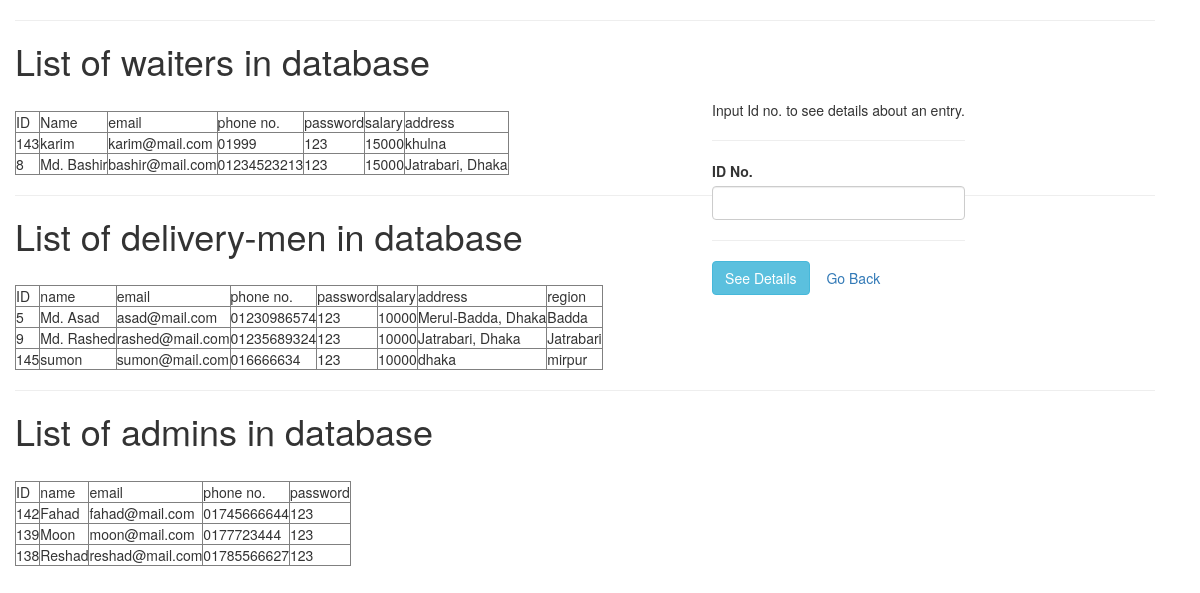
Page /employee_list.php (signed in) on the committed database.
### tables this page shows
CREATE TABLE `waiter` (
  `name` varchar(100) NOT NULL,
  `email` varchar(100) NOT NULL,
  `phonenumber` varchar(30) NOT NULL,
  `salary` decimal(10,0) NOT NULL,
  `address` varchar(500) NOT NULL
);

CREATE TABLE `users` (
  `id` int(11) NOT NULL,
  `name` varchar(100) NOT NULL,
  `email` varchar(100) NOT NULL,
  `password` varchar(50) NOT NULL,
  `user_type` varchar(30) NOT NULL
);

CREATE TABLE `deliman` (
  `name` varchar(100) NOT NULL,
  `email` varchar(100) NOT NULL,
  `phonenumber` varchar(30) NOT NULL,
  `salary` decimal(10,0) NOT NULL,
  `address` varchar(500) NOT NULL,
  `region` varchar(100) NOT NULL
);

### employee_list.php (the view, shortened to what this page needs)
<?php
  include("connect.php");
?>
<!DOCTYPE html>
<html>
<head>
	<link rel="stylesheet" type="text/css" href="http://localhost/projects/rms/tools/css/bootstrap.css">
</head>
<body>
	<div class="container" style="position: fixed;">
		 <hr class="mb-6">
		 <h1>List of waiters in database</h1>
		<?php
			$query = "SELECT id, name, email, phonenumber, password, salary, address FROM users NATURAL JOIN waiter ORDER BY name ASC";
			$result = mysqli_query($conn, $query);
			echo "<br>";
			echo "<table border='1'>";
			echo "<td>ID</td> <td>Name</td> <td>email</td> <td>phone no.</td> <td>password</td> <td>salary</td> <td>address</td>";
			while ($row = mysqli_fetch_assoc($result)) {
					echo "<tr>";
				foreach ($row as $field => $value) {
					echo "<td>" . $value . "</td>";
				}
				echo "</tr>";
			}
			echo "</table>";
			 ?>
		<hr class="mb-6">
		<h1>List of delivery-men in database</h1>
		<?php
			$query = "SELECT id, name, email, phonenumber, password, salary, address, region FROM users NATURAL JOIN deliman ORDER BY name ASC";
			$result = mysqli_query($conn, $query);
			echo "<br>";
			echo "<table border='1'>";
			echo "<td>ID</td> <td>name</td> <td>email</td> <td>phone no.</td> <td>password</td> <td>salary</td> <td>address</td> <td>region</td>";
			while ($row = mysqli_fetch_assoc($result)) {
				echo "<tr>";
				foreach ($row as $field => $value) {
					echo "<td>" . $value . "</td>";
				}
				echo "</tr>";
			}
		echo "</table>";
		 ?>
		 <hr class="mb-6">
		 <h1>List of admins in database</h1>
		<?php
			$query = "SELECT id, name, email, phonenumber, password FROM users NATURAL JOIN admin ORDER BY name ASC";
			$result = mysqli_query($conn, $query);
			echo "<br>";
			echo "<table border='1'>";
			echo "<td>ID</td> <td>name</td> <td>email</td> <td>phone no.</td> <td>password</td>";
			while ($row = mysqli_fetch_assoc($result)) {
				echo "<tr>";
				foreach ($row as $field => $value) {
					echo "<td>" . $value . "</td>";
				}
				echo "</tr>";
			}
		echo "</table>";
		?>
	</div>
	<div class="deletenav" style="position: fixed; width: 100%px; float: left; z-index: 1; top: 0; right: 0; padding-top: 100px; padding-right: 250px;">
			<form method="post" action="employee_list.php">
					<div class="">
						<div class="row">
							<div class="">
								<p>Input Id no. to see details about an entry.</p>
								<hr class="mb-1">
								<label for="id"><b>ID No.</b></label>
								<input class="form-control" id="id"  type="text" name="id" required>
								<hr class="mb-1">
								<div class="buttons">
									<button type="submit" class="btn btn-info" name="done">See Details</button>
									<a href="http://localhost/projects/rms/admin.php" class="btn btn-secondary " role="button" aria-pressed="true">Go Back</a>
								</div>
							</div>
						</div>
					</div>
			</form>
	</div>
</body>
</html>

### rows in the picture
waiter: users.id "143", users.name "karim", users.email "karim@mail.com", phonenumber "01999", users.password "123", salary "15000", address "khulna"
waiter: users.id "8", users.name "Md. Bashir", users.email "bashir@mail.com", phonenumber "01234523213", users.password "123", salary "15000", address "Jatrabari, Dhaka"
deliman: users.id "5", users.name "Md. Asad", users.email "asad@mail.com", phonenumber "01230986574", users.password "123", salary "10000", address "Merul-Badda, Dhaka", region "Badda"
deliman: users.id "9", users.name "Md. Rashed", users.email "rashed@mail.com", phonenumber "01235689324", users.password "123", salary "10000", address "Jatrabari, Dhaka", region "Jatrabari"
deliman: users.id "145", users.name "sumon", users.email "sumon@mail.com", phonenumber "016666634", users.password "123", salary "10000", address "dhaka", region "mirpur"

### other values in the picture
$value "142"
$value "Fahad"
$value "fahad@mail.com"
$value "01745666644"
$value "123"
$value "139"
$value "Moon"
$value "moon@mail.com"
$value "0177723444"
$value "138"
$value "Reshad"
$value "reshad@mail.com"
$value "01785566627"
